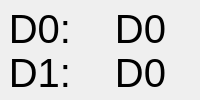
  <widget class="QDockWidget" name="dockWidget_4">
   <property name="enabled">
    <bool>true</bool>
   </property>
   <property name="floating">
    <bool>false</bool>
   </property>
   <property name="features">
    <set>QDockWidget::AllDockWidgetFeatures</set>
   </property>
   <property name="allowedAreas">
    <set>Qt::NoDockWidgetArea</set>
   </property>
   <property name="windowTitle">
    <string>PIO Control (with modified A17)</string>
   </property>
   <attribute name="dockWidgetArea">
    <number>1</number>
   </attribute>
   <widget class="QWidget" name="dockWidgetContents_5">
    <widget class="QWidget" name="layoutWidget">
     <property name="geometry">
      <rect>
       <x>0</x>
       <y>10</y>
       <width>71</width>
       <height>346</height>
      </rect>
     </property>
     <layout class="QVBoxLayout" name="verticalLayout_8">
      <item>
       <widget class="QLabel" name="label_D0_10">
        <property name="font">
         <font>
          <pointsize>30</pointsize>
         </font>
        </property>
        <property name="layoutDirection">
         <enum>Qt::LeftToRight</enum>
        </property>
        <property name="text">
         <string>D0:</string>
        </property>
        <property name="alignment">
         <set>Qt::AlignRight|Qt::AlignTrailing|Qt::AlignVCenter</set>
        </property>
       </widget>
      </item>
      <item>
       <widget class="QLabel" name="label_D0_11">
        <property name="font">
         <font>
          <pointsize>30</pointsize>
         </font>
        </property>
        <property name="layoutDirection">
         <enum>Qt::LeftToRight</enum>
        </property>
        <property name="text">
         <string>D1:</string>
        </property>
        <property name="alignment">
         <set>Qt::AlignRight|Qt::AlignTrailing|Qt::AlignVCenter</set>
        </property>
       </widget>
      </item>
      <item>
       <widget class="QLabel" name="label_D0_12">
        <property name="font">
         <font>
          <pointsize>30</pointsize>
         </font>
        </property>
        <property name="layoutDirection">
         <enum>Qt::LeftToRight</enum>
        </property>
        <property name="text">
         <string>D2:</string>
        </property>
        <property name="alignment">
         <set>Qt::AlignRight|Qt::AlignTrailing|Qt::AlignVCenter</set>
        </property>
       </widget>
      </item>
      <item>
       <widget class="QLabel" name="label_D0_13">
        <property name="font">
         <font>
          <pointsize>30</pointsize>
         </font>
        </property>
        <property name="layoutDirection">
         <enum>Qt::LeftToRight</enum>
        </property>
        <property name="text">
         <string>D3:</string>
        </property>
        <property name="alignment">
         <set>Qt::AlignRight|Qt::AlignTrailing|Qt::AlignVCenter</set>
        </property>
       </widget>
      </item>
      <item>
       <widget class="QLabel" name="label_D0_14">
        <property name="font">
         <font>
          <pointsize>30</pointsize>
         </font>
        </property>
        <property name="layoutDirection">
         <enum>Qt::LeftToRight</enum>
        </property>
        <property name="text">
         <string>D4:</string>
        </property>
        <property name="alignment">
         <set>Qt::AlignRight|Qt::AlignTrailing|Qt::AlignVCenter</set>
        </property>
       </widget>
      </item>
      <item>
       <widget class="QLabel" name="label_D0_15">
        <property name="font">
         <font>
          <pointsize>30</pointsize>
         </font>
        </property>
        <property name="layoutDirection">
         <enum>Qt::LeftToRight</enum>
        </property>
        <property name="text">
         <string>D5:</string>
        </property>
        <property name="alignment">
         <set>Qt::AlignRight|Qt::AlignTrailing|Qt::AlignVCenter</set>
        </property>
       </widget>
      </item>
      <item>
       <widget class="QLabel" name="label_D0_16">
        <property name="font">
         <font>
          <pointsize>30</pointsize>
         </font>
        </property>
        <property name="layoutDirection">
         <enum>Qt::LeftToRight</enum>
        </property>
        <property name="text">
         <string>D6:</string>
        </property>
        <property name="alignment">
         <set>Qt::AlignRight|Qt::AlignTrailing|Qt::AlignVCenter</set>
        </property>
       </widget>
      </item>
      <item>
       <widget class="QLabel" name="label_D0_17">
        <property name="font">
         <font>
          <pointsize>30</pointsize>
         </font>
        </property>
        <property name="layoutDirection">
         <enum>Qt::LeftToRight</enum>
        </property>
        <property name="text">
         <string>D7:</string>
        </property>
        <property name="alignment">
         <set>Qt::AlignRight|Qt::AlignTrailing|Qt::AlignVCenter</set>
        </property>
       </widget>
      </item>
     </layout>
    </widget>
    <widget class="QWidget" name="layoutWidget_2">
     <property name="geometry">
      <rect>
       <x>240</x>
       <y>10</y>
       <width>71</width>
       <height>346</height>
      </rect>
     </property>
     <layout class="QVBoxLayout" name="verticalLayout_9">
      <item>
       <widget class="QLabel" name="label_D0_18">
        <property name="font">
         <font>
          <pointsize>30</pointsize>
         </font>
        </property>
        <property name="layoutDirection">
         <enum>Qt::LeftToRight</enum>
        </property>
        <property name="text">
         <string>D8:</string>
        </property>
        <property name="alignment">
         <set>Qt::AlignRight|Qt::AlignTrailing|Qt::AlignVCenter</set>
        </property>
       </widget>
      </item>
      <item>
       <widget class="QLabel" name="label_D0_19">
        <property name="font">
         <font>
          <pointsize>30</pointsize>
         </font>
        </property>
        <property name="layoutDirection">
         <enum>Qt::LeftToRight</enum>
        </property>
        <property name="text">
         <string>D9:</string>
        </property>
        <property name="alignment">
         <set>Qt::AlignRight|Qt::AlignTrailing|Qt::AlignVCenter</set>
        </property>
       </widget>
      </item>
      <item>
       <widget class="QLabel" name="label_D0_20">
        <property name="font">
         <font>
          <pointsize>30</pointsize>
         </font>
        </property>
        <property name="layoutDirection">
         <enum>Qt::LeftToRight</enum>
        </property>
        <property name="text">
         <string>DA:</string>
        </property>
        <property name="alignment">
         <set>Qt::AlignRight|Qt::AlignTrailing|Qt::AlignVCenter</set>
        </property>
       </widget>
      </item>
      <item>
       <widget class="QLabel" name="label_D0_21">
        <property name="font">
         <font>
          <pointsize>30</pointsize>
         </font>
        </property>
        <property name="layoutDirection">
         <enum>Qt::LeftToRight</enum>
        </property>
        <property name="text">
         <string>DB:</string>
        </property>
        <property name="alignment">
         <set>Qt::AlignRight|Qt::AlignTrailing|Qt::AlignVCenter</set>
        </property>
       </widget>
      </item>
      <item>
       <widget class="QLabel" name="label_D0_22">
        <property name="font">
         <font>
          <pointsize>30</pointsize>
         </font>
        </property>
        <property name="layoutDirection">
         <enum>Qt::LeftToRight</enum>
        </property>
        <property name="text">
         <string>DC:</string>
        </property>
        <property name="alignment">
         <set>Qt::AlignRight|Qt::AlignTrailing|Qt::AlignVCenter</set>
        </property>
       </widget>
      </item>
      <item>
       <widget class="QLabel" name="label_D0_23">
        <property name="font">
         <font>
          <pointsize>30</pointsize>
         </font>
        </property>
        <property name="layoutDirection">
         <enum>Qt::LeftToRight</enum>
        </property>
        <property name="text">
         <string>DD:</string>
        </property>
        <property name="alignment">
         <set>Qt::AlignRight|Qt::AlignTrailing|Qt::AlignVCenter</set>
        </property>
       </widget>
      </item>
      <item>
       <widget class="QLabel" name="label_D0_24">
        <property name="font">
         <font>
          <pointsize>30</pointsize>
         </font>
        </property>
        <property name="layoutDirection">
         <enum>Qt::LeftToRight</enum>
        </property>
        <property name="text">
         <string>DE:</string>
        </property>
        <property name="alignment">
         <set>Qt::AlignRight|Qt::AlignTrailing|Qt::AlignVCenter</set>
        </property>
       </widget>
      </item>
      <item>
       <widget class="QLabel" name="label_D0_25">
        <property name="font">
         <font>
          <pointsize>30</pointsize>
         </font>
        </property>
        <property name="layoutDirection">
         <enum>Qt::LeftToRight</enum>
        </property>
        <property name="text">
         <string>DF:</string>
        </property>
        <property name="alignment">
         <set>Qt::AlignRight|Qt::AlignTrailing|Qt::AlignVCenter</set>
        </property>
       </widget>
      </item>
     </layout>
    </widget>
    <widget class="QWidget" name="layoutWidget">
     <property name="geometry">
      <rect>
       <x>70</x>
       <y>10</y>
       <width>141</width>
       <height>346</height>
      </rect>
     </property>
     <layout class="QVBoxLayout" name="verticalLayout_6">
      <item>
       <widget class="QLabel" name="label_D0_0">
        <property name="font">
         <font>
          <pointsize>30</pointsize>
         </font>
        </property>
        <property name="layoutDirection">
         <enum>Qt::LeftToRight</enum>
        </property>
        <property name="text">
         <string>D0</string>
        </property>
        <property name="alignment">
         <set>Qt::AlignCenter</set>
        </property>
       </widget>
      </item>
      <item>
       <widget class="QLabel" name="label_D0_1">
        <property name="font">
         <font>
          <pointsize>30</pointsize>
         </font>
        </property>
        <property name="layoutDirection">
         <enum>Qt::LeftToRight</enum>
        </property>
        <property name="text">
         <string>D0</string>
        </property>
        <property name="alignment">
         <set>Qt::AlignCenter</set>
        </property>
       </widget>
      </item>
      <item>
       <widget class="QLabel" name="label_D0_2">
        <property name="font">
         <font>
          <pointsize>30</pointsize>
         </font>
        </property>
        <property name="layoutDirection">
         <enum>Qt::LeftToRight</enum>
        </property>
        <property name="text">
         <string>D0</string>
        </property>
        <property name="alignment">
         <set>Qt::AlignCenter</set>
        </property>
       </widget>
      </item>
      <item>
       <widget class="QLabel" name="label_D0_3">
        <property name="font">
         <font>
          <pointsize>30</pointsize>
         </font>
        </property>
        <property name="layoutDirection">
         <enum>Qt::LeftToRight</enum>
        </property>
        <property name="text">
         <string>D0</string>
        </property>
        <property name="alignment">
         <set>Qt::AlignCenter</set>
        </property>
       </widget>
      </item>
      <item>
       <widget class="QLabel" name="label_D0_4">
        <property name="font">
         <font>
          <pointsize>30</pointsize>
         </font>
        </property>
        <property name="layoutDirection">
         <enum>Qt::LeftToRight</enum>
        </property>
        <property name="text">
         <string>D0</string>
        </property>
        <property name="alignment">
         <set>Qt::AlignCenter</set>
        </property>
       </widget>
      </item>
      <item>
       <widget class="QLabel" name="label_D0_5">
        <property name="font">
         <font>
          <pointsize>30</pointsize>
         </font>
        </property>
        <property name="layoutDirection">
         <enum>Qt::LeftToRight</enum>
        </property>
        <property name="text">
         <string>D0</string>
        </property>
        <property name="alignment">
         <set>Qt::AlignCenter</set>
        </property>
       </widget>
      </item>
      <item>
       <widget class="QLabel" name="label_D0_6">
        <property name="font">
         <font>
          <pointsize>30</pointsize>
         </font>
        </property>
        <property name="layoutDirection">
         <enum>Qt::LeftToRight</enum>
        </property>
        <property name="text">
         <string>D0</string>
        </property>
        <property name="alignment">
         <set>Qt::AlignCenter</set>
        </property>
       </widget>
      </item>
      <item>
       <widget class="QLabel" name="label_D0_7">
        <property name="font">
         <font>
          <pointsize>30</pointsize>
         </font>
        </property>
        <property name="layoutDirection">
         <enum>Qt::LeftToRight</enum>
        </property>
        <property name="text">
         <string>D0</string>
        </property>
        <property name="alignment">
         <set>Qt::AlignCenter</set>
        </property>
       </widget>
      </item>
     </layout>
    </widget>
    <widget class="QWidget" name="layoutWidget">
     <property name="geometry">
      <rect>
       <x>310</x>
       <y>10</y>
       <width>131</width>
       <height>346</height>
      </rect>
     </property>
     <layout class="QVBoxLayout" name="verticalLayout_7">
      <item>
       <widget class="QLabel" name="label_D0_8">
        <property name="font">
         <font>
          <pointsize>30</pointsize>
         </font>
        </property>
        <property name="layoutDirection">
         <enum>Qt::LeftToRight</enum>
        </property>
        <property name="text">
         <string>D0</string>
        </property>
        <property name="alignment">
         <set>Qt::AlignCenter</set>
        </property>
       </widget>
      </item>
      <item>
       <widget class="QLabel" name="label_D0_9">
        <property name="font">
         <font>
          <pointsize>30</pointsize>
         </font>
        </property>
        <property name="layoutDirection">
         <enum>Qt::LeftToRight</enum>
        </property>
        <property name="text">
         <string>D0</string>
        </property>
        <property name="alignment">
         <set>Qt::AlignCenter</set>
        </property>
       </widget>
      </item>
      <item>
       <widget class="QLabel" name="label_D0_A">
        <property name="font">
         <font>
          <pointsize>30</pointsize>
         </font>
        </property>
        <property name="layoutDirection">
         <enum>Qt::LeftToRight</enum>
        </property>
        <property name="text">
         <string>D0</string>
        </property>
        <property name="alignment">
         <set>Qt::AlignCenter</set>
        </property>
       </widget>
      </item>
      <item>
       <widget class="QLabel" name="label_D0_B">
        <property name="font">
         <font>
          <pointsize>30</pointsize>
         </font>
        </property>
        <property name="layoutDirection">
         <enum>Qt::LeftToRight</enum>
        </property>
        <property name="text">
         <string>D0</string>
        </property>
        <property name="alignment">
         <set>Qt::AlignCenter</set>
        </property>
       </widget>
      </item>
      <item>
       <widget class="QLabel" name="label_D0_C">
        <property name="font">
         <font>
          <pointsize>30</pointsize>
         </font>
        </property>
        <property name="layoutDirection">
         <enum>Qt::LeftToRight</enum>
        </property>
        <property name="text">
         <string>D0</string>
        </property>
        <property name="alignment">
         <set>Qt::AlignCenter</set>
        </property>
       </widget>
      </item>
      <item>
       <widget class="QLabel" name="label_D0_D">
        <property name="font">
         <font>
          <pointsize>30</pointsize>
         </font>
        </property>
        <property name="layoutDirection">
         <enum>Qt::LeftToRight</enum>
        </property>
        <property name="text">
         <string>D0</string>
        </property>
        <property name="alignment">
         <set>Qt::AlignCenter</set>
        </property>
       </widget>
      </item>
      <item>
       <widget class="QLabel" name="label_D0_E">
        <property name="font">
         <font>
          <pointsize>30</pointsize>
         </font>
        </property>
        <property name="layoutDirection">
         <enum>Qt::LeftToRight</enum>
        </property>
        <property name="text">
         <string>D0</string>
        </property>
        <property name="alignment">
         <set>Qt::AlignCenter</set>
        </property>
       </widget>
      </item>
      <item>
       <widget class="QLabel" name="label_D0_F">
        <property name="font">
         <font>
          <pointsize>30</pointsize>
         </font>
        </property>
        <property name="layoutDirection">
         <enum>Qt::LeftToRight</enum>
        </property>
        <property name="text">
         <string>D0</string>
        </property>
        <property name="alignment">
         <set>Qt::AlignCenter</set>
        </property>
       </widget>
      </item>
     </layout>
    </widget>
    <widget class="QLineEdit" name="lineEdit_Cmd">
     <property name="geometry">
      <rect>
       <x>40</x>
       <y>410</y>
       <width>61</width>
       <height>41</height>
      </rect>
     </property>
     <property name="font">
      <font>
       <pointsize>16</pointsize>
      </font>
     </property>
    </widget>
    <widget class="QPushButton" name="iolButton">
     <property name="geometry">
      <rect>
       <x>280</x>
       <y>410</y>
       <width>131</width>
       <height>41</height>
      </rect>
     </property>
     <property name="text">
      <string>Start IOL</string>
     </property>
     <property name="autoDefault">
      <bool>true</bool>
     </property>
     <property name="default">
      <bool>true</bool>
     </property>
    </widget>
    <widget class="QLabel" name="label_16">
     <property name="geometry">
      <rect>
       <x>30</x>
       <y>380</y>
       <width>71</width>
       <height>31</height>
      </rect>
     </property>
     <property name="text">
      <string>Command</string>
     </property>
     <property name="alignment">
      <set>Qt::AlignCenter</set>
     </property>
    </widget>
    <widget class="QLineEdit" name="lineEdit_Acc">
     <property name="geometry">
      <rect>
       <x>180</x>
       <y>410</y>
       <width>51</width>
       <height>41</height>
      </rect>
     </property>
     <property name="font">
      <font>
       <pointsize>16</pointsize>
      </font>
     </property>
    </widget>
    <widget class="QLabel" name="label_17">
     <property name="geometry">
      <rect>
       <x>170</x>
       <y>380</y>
       <width>71</width>
       <height>31</height>
      </rect>
     </property>
     <property name="text">
      <string>Acc</string>
     </property>
     <property name="alignment">
      <set>Qt::AlignCenter</set>
     </property>
    </widget>
   </widget>
  </widget>
